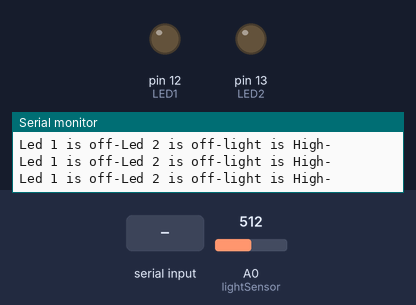
Simulated run of this sketch. Board: Arduino Uno, built with avr-gcc and run on an emulated ATmega328P. On the bench: output pins drawn as LEDs (lit = HIGH), the last lines printed to the serial monitor. Inputs (shaded band) come from the test bench; at power-on: A0 (lightSensor) = 512.

Above: at 1.2 s.
1.3 s: "A" received over Serial
At 2.5 s:
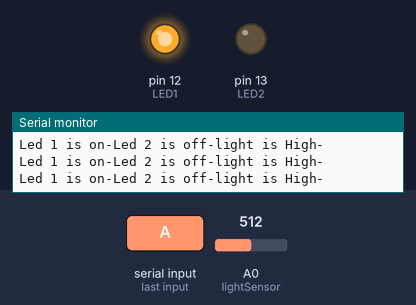
2.8 s: "B" received over Serial
At 3.7 s:
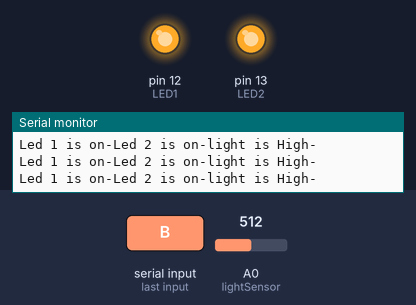
4.3 s: "S" received over Serial
At 4.8 s:
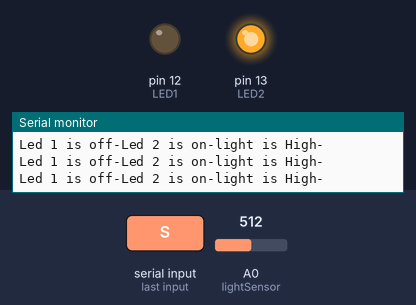
Timing chart, 0 to 7.3 s (numbered marks = the images above; inputs shaded):
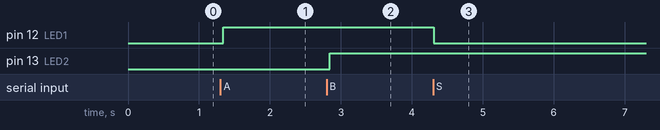

The sketch:

Iot.ino
```cpp
int LED1 = 12;
int LED2 = 13;

int lightSensor = A0;

int lightValue;
// int lightThreshold = 1023;

bool led1Status = false;
bool led2Status = false;


void setup() {
  // put your setup code here, to run once:
  pinMode(LED1, OUTPUT);
  digitalWrite(LED1, LOW);
  digitalWrite(LED2, LOW);
  pinMode(LED2, OUTPUT);
  Serial.begin(9600);
}

void loop() {
  if(Serial.available() > 0){
    receivingData();
  } else {
    sendingData();
  }
  delay(10);
}

void receivingData(){
  char status = Serial.read();

  switch(status){
    case 'A':
      digitalWrite(LED1, HIGH);
      led1Status = true;

    break;

    case 'B':
      digitalWrite(LED2, HIGH);
      led2Status = true;
    break;

    case 'S':
      digitalWrite(LED1, LOW);
      led1Status = false;

    break;

    case 'N':
      digitalWrite(LED2, LOW);
      led2Status = false;

    break;
  }

  Serial.flush();
}

void sendingData(){
  if (led1Status) {
Serial.print("Led 1 is on");
Serial.print("-");
} else if(!led1Status){
Serial.print("Led 1 is off");
Serial.print("-");
}

if (led2Status) {
Serial.print("Led 2 is on");
Serial.print("-");
} else if(!led2Status){
Serial.print("Led 2 is off");
Serial.print("-");
}
  lightValue = analogRead(lightSensor);

  if(lightValue < 70){
    Serial.print("light is Low");
    Serial.print("-");
  };

    if(lightValue > 200){
    Serial.print("light is High");
    Serial.print("-");
  };

      if(lightValue > 70 && lightValue < 200){
    Serial.print("light is Normal");
    Serial.print("-");
  };

Serial.println();
}
```

Measured:
- after the input at 1.3 s, pin 12 (LED1): LOW → HIGH at once
- after the input at 2.8 s, pin 13 (LED2): LOW → HIGH at once
- after the input at 4.3 s, pin 12 (LED1): HIGH → LOW at once
